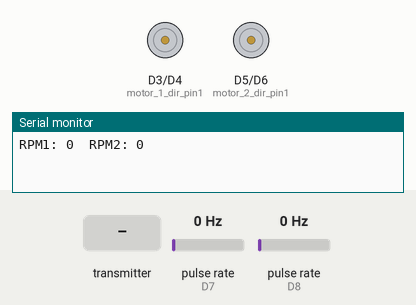
Simulated run of this sketch. Board: ESP8266 (NodeMCU). Shown: motor-driver pin pairs drawn as motors (green arrow = first pin HIGH = forward, orange = second pin HIGH = backward, longer = more drive, scaled by the enable pin), the last lines printed to the serial monitor. Wiring (inferred from the names in the program): 2 × pulse sensor: data D7 / data D8. The inputs (shaded band) are chosen by the test bench; at power-on: pulse rate (sensors on D7, D8) 0 Hz.

Above: at 1.2 s.
1.3 s: the transmitter starts sending tiltAngleX = 0
2.8 s: the transmitter starts sending tiltAngleY = 45
At 3.8 s:
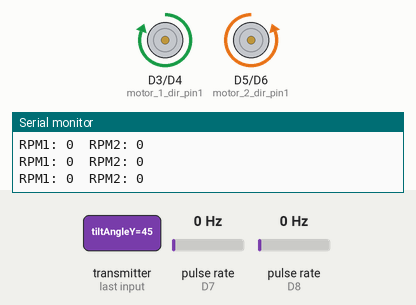
4.3 s: the transmitter starts sending uForward = 256
At 4.9 s:
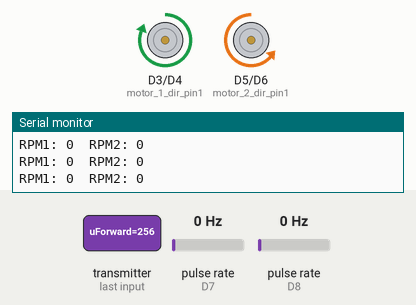
5.8 s: the transmitter starts sending uSteering = 256
At 7.0 s:
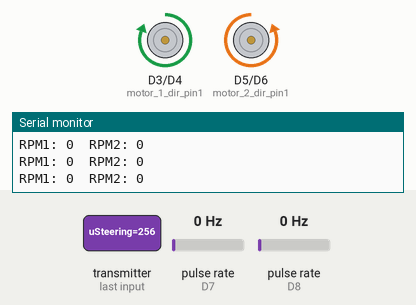
7.3 s: the transmitter starts sending tiltAngleX = 45
At 8.4 s:
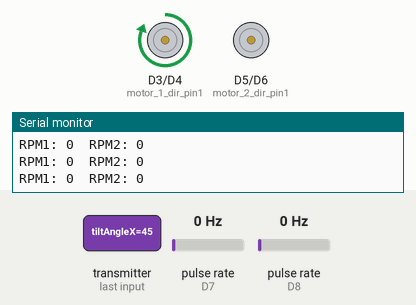
8.8 s: the transmitter starts sending tiltAngleY = 0
At 9.5 s:
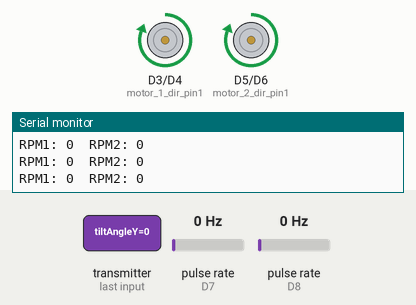
Timing chart, 0 to 11.3 s (numbered marks = the images above; inputs shaded):
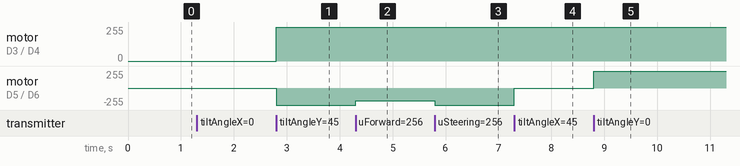

The sketch:

Esp8266_Code.ino
```cpp
#include <ESP8266WiFi.h>
#include <espnow.h>
#include <Wire.h>
#include <math.h>

const int motor_1_speed_pin = D1; // GPIO5
const int motor_2_speed_pin = D2; // GPIO4
const int motor_1_dir_pin1 = D3;  // GPIO0
const int motor_1_dir_pin2 = D4;  // GPIO2
const int motor_2_dir_pin1 = D5;  // GPIO14
const int motor_2_dir_pin2 = D6;  // GPIO12


const int encoder1Pin = D7;
const int encoder2Pin = D8;  // Encoder output to Arduino digital pin 2
const unsigned long interval = 1000;  // Interval to measure RPM (1 second)

// Variables
volatile int pulseCount1 = 0;
volatile int pulseCount2 = 0;
unsigned long previousMillis = 0;
long rpm1 = 0;
long rpm2 = 0;

void ICACHE_RAM_ATTR countPulse1() {
  pulseCount1++;
}

void ICACHE_RAM_ATTR countPulse2() {
  pulseCount2++;
}


// Define PWM frequency
const int PWM_FREQUENCY = 1000; // 1 kHz frequency

uint8_t broadcastAddress[] = { 0xEC, 0x62, 0x60, 0xA1, 0xC9, 0x28  };


typedef struct struct_anglesMessage {
  float tiltAngleX;
  float tiltAngleY;
  int uForward;
  int uSteering;
} struct_anglesMessage;

struct_anglesMessage tiltData;

typedef struct struct_encoderMessage {
  int rpm1;
  int rpm2;
} struct_encoderMessage;

struct_encoderMessage encoderData;

// Variable to store received data
volatile bool dataReceived = false;

// Callback function to be executed when data is received
void OnDataRecv(uint8_t *mac, uint8_t *incomingData, uint8_t len) {
  memcpy(&tiltData, incomingData, sizeof(tiltData));
  dataReceived = true;
}

// Callback function when data is sent
void OnDataSent(uint8_t *mac_addr, uint8_t sendStatus) {
  // Serial.print("Last Packet Send Status: ");
  // if (sendStatus == 0) {
  //   Serial.println("Delivery success");
  // } else {
  //   Serial.println("Delivery fail");
  // }
}

void setup() {
  Serial.begin(115200);

  pinMode(motor_1_speed_pin, OUTPUT);
  pinMode(motor_2_speed_pin, OUTPUT);
  pinMode(motor_1_dir_pin1, OUTPUT);
  pinMode(motor_1_dir_pin2, OUTPUT);
  pinMode(motor_2_dir_pin1, OUTPUT);
  pinMode(motor_2_dir_pin2, OUTPUT);

  pinMode(encoder1Pin, INPUT_PULLUP);  // Use internal pull-up resistor
  pinMode(encoder2Pin, INPUT_PULLUP);  // Use internal pull-up resistor
  attachInterrupt(digitalPinToInterrupt(encoder1Pin), countPulse1, RISING);
  attachInterrupt(digitalPinToInterrupt(encoder2Pin), countPulse2, RISING);

  // Set the PWM frequency
  analogWriteFreq(PWM_FREQUENCY);

  // Set device as a Wi-Fi Station
  WiFi.mode(WIFI_STA);

  // Initialize ESP-NOW
  if (esp_now_init() != 0) {
    Serial.println("Error initializing ESP-NOW");
    return;
  }

  // Register the callback function to receive data
  esp_now_set_self_role(ESP_NOW_ROLE_COMBO);
  esp_now_register_recv_cb(OnDataRecv);
  esp_now_register_send_cb(OnDataSent);

  esp_now_add_peer(broadcastAddress, ESP_NOW_ROLE_COMBO, 1, NULL, 0);
}

void loop() {
  if (dataReceived) {
    dataReceived = false;
    float tiltAngleX = tiltData.tiltAngleX;
    float tiltAngleY = tiltData.tiltAngleY;

    int PWMForward = map(tiltAngleX, -45, 45, -1023, 1023);
    int PWMSteering = map(tiltAngleY, -45, 45, -1023, 1023);

    int motor_1_speed = PWMForward + PWMSteering + tiltData.uForward + tiltData.uSteering;
    int motor_2_speed = PWMForward - PWMSteering + tiltData.uForward - tiltData.uSteering;

    if (motor_1_speed < 0) {
      motor_1_speed = abs(motor_1_speed);
      digitalWrite(motor_1_dir_pin1, LOW);
      digitalWrite(motor_1_dir_pin2, HIGH);
    } else {
      digitalWrite(motor_1_dir_pin1, HIGH);
      digitalWrite(motor_1_dir_pin2, LOW);
    }

    if (motor_2_speed < 0) {
      motor_2_speed = abs(motor_2_speed);
      digitalWrite(motor_2_dir_pin1, LOW);
      digitalWrite(motor_2_dir_pin2, HIGH);
    } else {
      digitalWrite(motor_2_dir_pin1, HIGH);
      digitalWrite(motor_2_dir_pin2, LOW);
    }

    motor_1_speed = min(motor_1_speed, 1023);
    motor_2_speed = min(motor_2_speed, 1023);

    analogWrite(motor_1_speed_pin, motor_1_speed);
    analogWrite(motor_2_speed_pin, motor_2_speed);

    // Serial.print("Tilt Angle X: ");
    // Serial.print(tiltAngleX);
    // Serial.print(" Tilt Angle Y: ");
    // Serial.println(tiltAngleY);

    uint8_t status = esp_now_send(broadcastAddress, (uint8_t *)&encoderData, sizeof(encoderData));
  }
    unsigned long currentMillis = millis();

  if (currentMillis - previousMillis >= interval) {
    encoderData.rpm1 = pulseCount1 * (60000 / interval);  // Calculate RPM
    encoderData.rpm2 = pulseCount2 * (60000 / interval);  // Calculate RPM
    Serial.print("RPM1: ");
    Serial.print(encoderData.rpm1);
    Serial.print("  RPM2: ");
    Serial.println(encoderData.rpm2);
    pulseCount1 = 0;  // Reset pulse count for next interval
    pulseCount2 = 0;  // Reset pulse count for next interval

    previousMillis = currentMillis;
  }
}
```

Measured:
- after the input at 2.8 s, motor on D3 (motor_1_dir_pin1) / D4 (motor_1_dir_pin2): stopped → forward 255/255 at once; motor on D5 (motor_2_dir_pin1) / D6 (motor_2_dir_pin2): stopped → backward 255/255 at once
- after the input at 4.3 s, motor on D5 (motor_2_dir_pin1) / D6 (motor_2_dir_pin2): backward 255/255 → backward 191/255 at once
- after the input at 5.8 s, motor on D5 (motor_2_dir_pin1) / D6 (motor_2_dir_pin2): backward 191/255 → backward 255/255 at once
- after the input at 7.3 s, motor on D5 (motor_2_dir_pin1) / D6 (motor_2_dir_pin2): backward 255/255 → stopped at once
- after the input at 8.8 s, motor on D5 (motor_2_dir_pin1) / D6 (motor_2_dir_pin2): stopped → forward 255/255 at once
